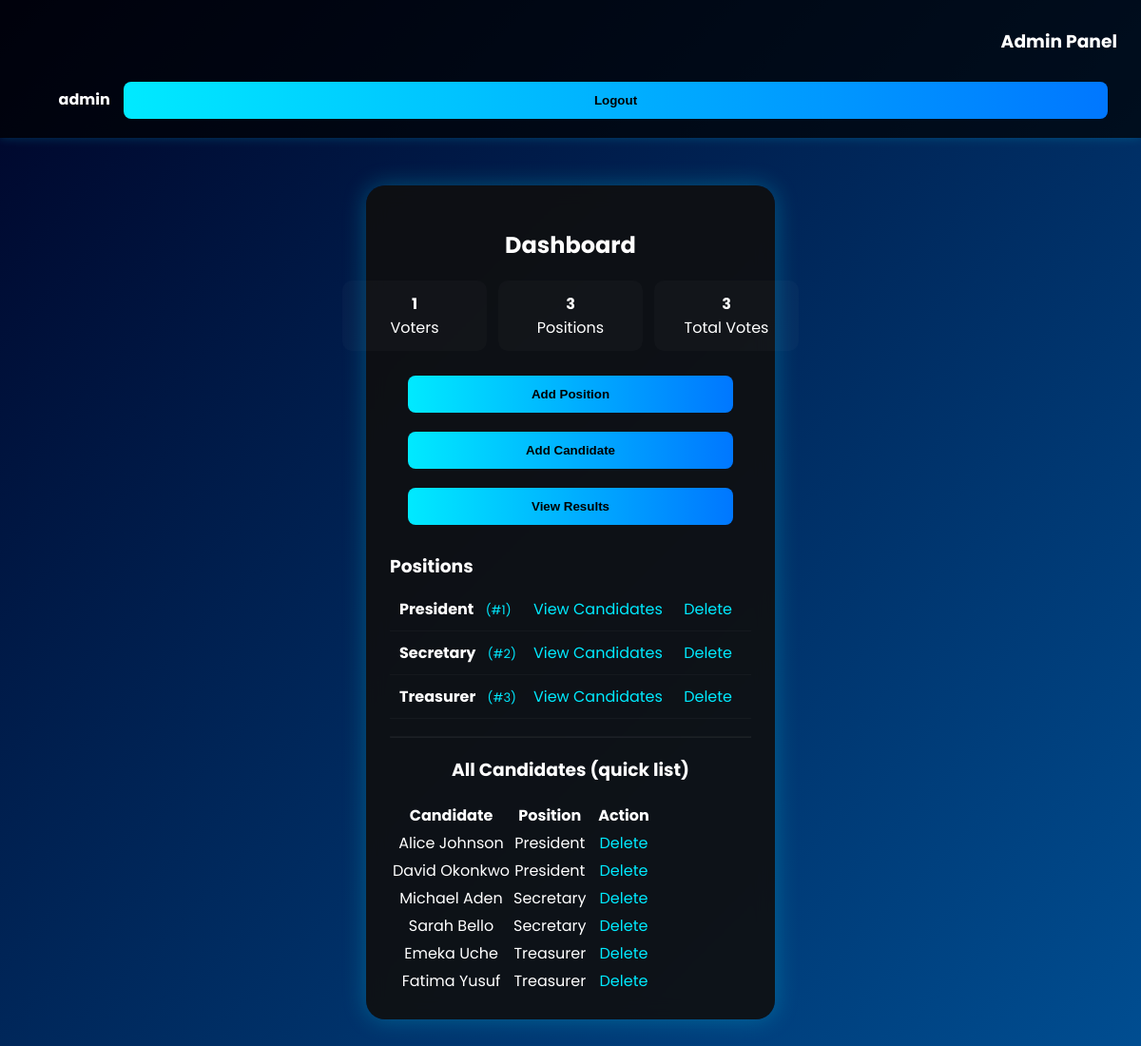
/Admin/dashboard.php (signed in), run on the app's committed database.
### tables this page shows
CREATE TABLE `positions` (
  `id` int(11) NOT NULL,
  `position_name` varchar(150) NOT NULL
);

CREATE TABLE `candidates` (
  `id` int(11) NOT NULL,
  `candidate_name` varchar(150) NOT NULL,
  `position_id` int(11) NOT NULL
);

### Admin/dashboard.php (the view, shortened to what this page needs)
<?php
require_once __DIR__ . '/../db.php';
$total_voters = $conn->query("SELECT COUNT(*) AS c FROM voters")->fetch_assoc()['c'];
$total_positions = $conn->query("SELECT COUNT(*) AS c FROM positions")->fetch_assoc()['c'];
$total_votes = $conn->query("SELECT COUNT(*) AS c FROM votes")->fetch_assoc()['c'];
$positions = $conn->query("SELECT * FROM positions ORDER BY id ASC");
?>
<!DOCTYPE html>
<html>
<head>
  <link rel="stylesheet" href="../style.css">
</head>
<body>
  <div class="nav">
    <h3>Admin Panel</h3>
    <div>
      <strong><?php echo htmlspecialchars($_SESSION['admin_user']); ?></strong>
      <a href="logout.php"><button class="logout-btn">Logout</button></a>
    </div>
  </div>
  <div class="container fade-in">
    <h2>Dashboard</h2>
    <div class="stats">
      <div class="stat-card"><strong><?php echo $total_voters; ?></strong><div>Voters</div></div>
      <div class="stat-card"><strong><?php echo $total_positions; ?></strong><div>Positions</div></div>
      <div class="stat-card"><strong><?php echo $total_votes; ?></strong><div>Total Votes</div></div>
    </div>
    <div style="margin-bottom:12px;">
      <a href="add_position.php"><button>Add Position</button></a>
      <a href="add_candidate.php"><button>Add Candidate</button></a>
      <a href="view_votes.php"><button>View Results</button></a>
    </div>
    <div class="pos-list">
      <h3 style="margin-bottom:8px;">Positions</h3>
      <?php while ($p = $positions->fetch_assoc()): ?>
        <div class="pos-item">
          <div>
            <strong><?php echo htmlspecialchars($p['position_name']); ?></strong>
            <span class="small-action">(#<?php echo $p['id']; ?>)</span>
          </div>
          <div class="pos-links">
            <a href="view_candidates.php?position_id=<?php echo $p['id']; ?>">View Candidates</a>
            <a href="dashboard.php?delete_position=<?php echo $p['id']; ?>" onclick="return confirm('Delete position and its candidates?');">Delete</a>
          </div>
        </div>
      <?php endwhile; ?>
    </div>
    <hr style="margin:18px 0; border-color: rgba(255,255,255,0.06);">
    <h3>All Candidates (quick list)</h3>
    <table>
      <tr><th>Candidate</th><th>Position</th><th>Action</th></tr>
      <?php
      $list = $conn->query("SELECT candidates.id AS cid, candidates.candidate_name, positions.position_name FROM candidates LEFT JOIN positions ON candidates.position_id = positions.id ORDER BY positions.position_name ASC");
while ($r = $list->fetch_assoc()):
    ?>
      <tr>
        <td><?php echo htmlspecialchars($r['candidate_name']); ?></td>
        <td><?php echo htmlspecialchars($r['position_name']); ?></td>
        <td>
          <a href="dashboard.php?delete_candidate=<?php echo $r['cid']; ?>" onclick="return confirm('Delete this candidate?');">Delete</a>
        </td>
      </tr>
      <?php endwhile; ?>
    </table>
  </div>
</body>
</html>

### style.css (style rules this page uses)
body { font-family: 'Poppins', sans-serif; background: linear-gradient(135deg, #000428, #004e92); color: #fff; text-align: center; margin: 0; overflow-x: hidden; }
.container { width: 380px; margin: 50px auto; background: rgba(15, 15, 15, 0.9); padding: 25px; border-radius: 20px; box-shadow: 0 0 25px #00eaff44; backdrop-filter: blur(10px); transition: transform 0.5s ease; }
input, select, button { width: 90%; padding: 12px; margin: 10px 0; border-radius: 8px; border: none; outline: none; }
button { background: linear-gradient(90deg, #00eaff, #0077ff); color: #000; font-weight: 600; cursor: pointer; transition: 0.3s; }
.nav { background: rgba(0, 0, 0, 0.7); padding: 10px 25px; text-align: right; box-shadow: 0 0 10px #00eaff33; }
a { color: #00eaff; margin: 0 10px; text-decoration: none; }
.fade-in { opacity: 0; animation: fadeIn 1s forwards; }
table a { color:#00eaff; text-decoration:none; }

### Admin/dashboard.php (style rules this page uses)
.stats { display:flex; gap:12px; justify-content:center; margin-bottom:16px; }
.stat-card { background: rgba(255,255,255,0.02); padding:12px 16px; border-radius:10px; min-width:120px; }
.small-action { font-size:13px; color:#00eaff; margin-left:8px; }
.pos-list { text-align:left; margin-top:12px; }
.pos-item { padding:10px; border-bottom:1px solid rgba(255,255,255,0.03); display:flex; justify-content:space-between; align-items:center; }
.pos-links a { margin-left:8px; text-decoration:none; color:#00eaff; }

### data on the page
positions: position_name "President", id "1"
positions: position_name "Secretary", id "2"
positions: position_name "Treasurer", id "3"
candidates: candidate_name "Alice Johnson", position.position_name "President"
candidates: candidate_name "David Okonkwo", position.position_name "President"
candidates: candidate_name "Michael Aden", position.position_name "Secretary"
candidates: candidate_name "Sarah Bello", position.position_name "Secretary"
candidates: candidate_name "Emeka Uche", position.position_name "Treasurer"
candidates: candidate_name "Fatima Yusuf", position.position_name "Treasurer"

### other printed values
$_SESSION['admin_user'] "admin"
$total_voters "1"
$total_positions "3"
$total_votes "3"
